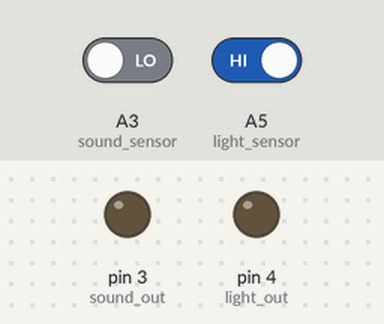
Bench run of a sketch on a simulated Arduino Uno, built with avr-gcc and run on an emulated ATmega328P. On the bench: output pins drawn as LEDs (lit = HIGH). The test bench sets the inputs (shaded band); at power-on: A5 (light_sensor) HIGH, A3 (sound_sensor) LOW. What the sketch prints to the serial monitor is not drawn.

Above: at 1.2 s.
1.3 s: A5 (light_sensor) driven LOW
2.8 s: A3 (sound_sensor) driven HIGH
Timing chart, 0 to 5.8 s (numbered marks = the images above; inputs shaded):
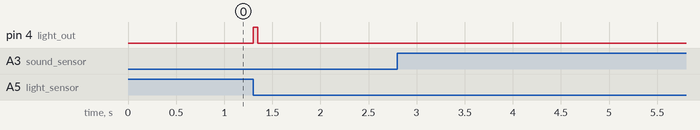

The sketch:

sound_light.ino
```cpp
#define sound_sensor A3
#define light_sensor A5
#define sound_out 3
#define light_out 4

const int SOUND_SAMPLE_LENGTH = 6000;
const int CLAP_DURATION_WINDOW = 30000;
const int CLAPS_FOR_TRIGGER = 2;

bool light_flag = false;

int soundSampleLength = SOUND_SAMPLE_LENGTH;
int clapDurationWindow = CLAP_DURATION_WINDOW;
int currentClaps = 0;
int claps = 0;

void setup() {
  pinMode(sound_sensor, INPUT);
  pinMode(light_sensor, INPUT);

  pinMode(sound_out, OUTPUT);
  pinMode(light_out, OUTPUT);

  digitalWrite(sound_out, LOW);
  digitalWrite(light_out, LOW);

  Serial.begin(57600);
}

void loop() {
  if ( !digitalRead(light_sensor) && !light_flag) {
    Serial.println("light");
    digitalWrite(light_out, HIGH);
    delay(50);
    digitalWrite(light_out, LOW);
    light_flag = true;
  } else if (digitalRead(light_sensor) && light_flag) {
    light_flag = false;
  }

  soundSensorCntrl();

}

void soundSensorCntrl(){

  if ( digitalRead(sound_sensor) ) {
    currentClaps ++;
  }

  if(currentClaps > 0){
    soundSampleLength--;
  }

  if(soundSampleLength == 0){
    Serial.println("2");
    claps ++;
    currentClaps = 0;
    soundSampleLength = SOUND_SAMPLE_LENGTH;
  }

  if(clapDurationWindow == 0){
    Serial.println("3");
    if(claps == 2){
      pulseSound();

    }
    currentClaps = 0;
    claps = 0;
    clapDurationWindow = CLAP_DURATION_WINDOW;
  }

  if(currentClaps || claps){
    clapDurationWindow--;
  }

}

void pulseSound(){
  Serial.println("sound");
  digitalWrite(sound_out, HIGH);
  delay(50);
  digitalWrite(sound_out, LOW);
  delay(300);
}
```

Measured:
- after the input at 1.3 s, pin 4 (light_out): LOW → HIGH at once, → LOW 0.05 s later
- after the input at 2.8 s, every drawn part: stays the same
